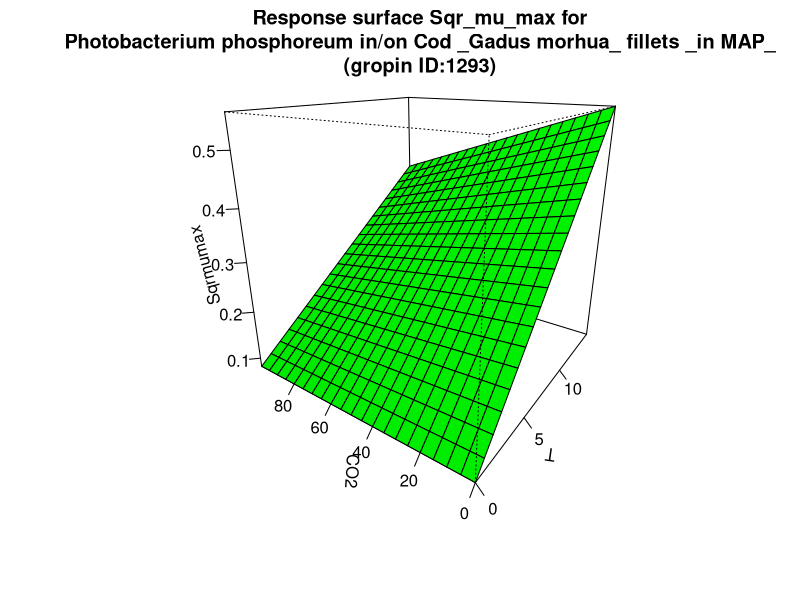

Write R code to recreate this figure.
#############################
# start of Parameter script
#############################
T <- seq(0,14.985014985015,length.out=21)
CO2 <- seq(0,99.9000999000999,length.out=21)
#############################
# end of Parameter script
#############################
############################# 
# start of Model script Gropin ID 1293 
#############################
 
# constant coefficients for this model
 
variables <- data.frame(T,CO2)
argumentsPar <- unique.data.frame(expand.grid(variables))
 
# heart of the model
response_surface <- function(T,CO2) {
   mumax <-0.082+0.032*T-3.6*(10^-4)-1.1*(10^-4)*T*CO2

	return(mumax=mumax)
} 

# output parameters
responseSurface <- cbind(argumentsPar,response_surface(argumentsPar['T'],argumentsPar['CO2']))
colnames(responseSurface) <- c(colnames(argumentsPar),'Sqrmumax')
#############################
# End of Model script
#############################
############################# 
# start of Visualisation script Gropin ID 1293 
#############################
titleText <-'Response surface Sqr_mu_max for
Photobacterium phosphoreum in/on Cod _Gadus morhua_ fillets _in MAP_
(gropin ID:1293)'
persp(T,CO2,matrix(unlist(responseSurface$'Sqrmumax'),nrow=21),col = 'green',xlab='T',ylab='CO2',zlab='Sqrmumax',main=titleText,theta=305,phi=20,shade=0.25,ticktype = 'detailed')
#############################
# End of Visualisation script
#############################
